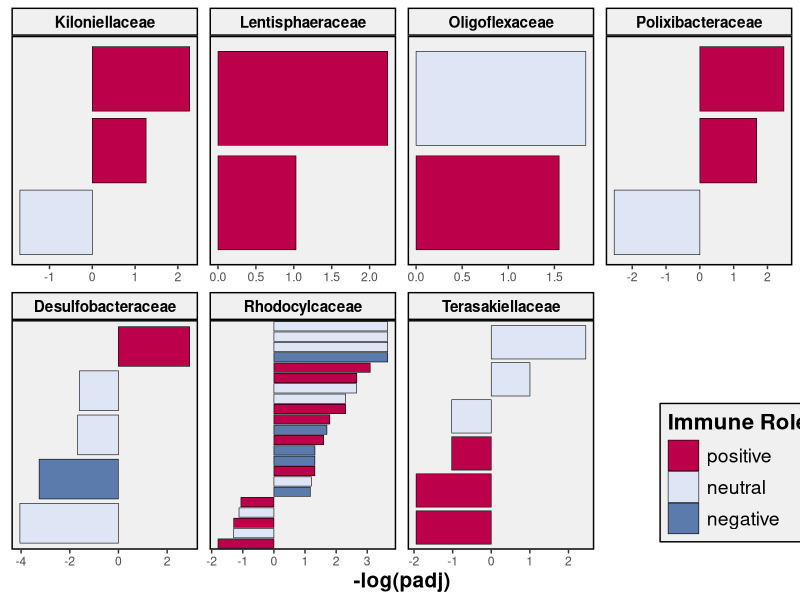

Write the R code that produced this figure.
##this code generates a plot of associations between microbial families of interest and immune GO terms
##last updated LEF 6/12/25

##load packages
library(gridExtra)
library(grid)
library(ggplot2)
##add data##
data<-read.csv("go_bar.csv")
##sort families and roles as desired##
data$family = factor(data$family, levels=c( "Kiloniellaceae", "Lentisphaeraceae", "Oligoflexaceae", "Polixibacteraceae", 
                                            "Desulfobacteraceae","Rhodocylcaceae","Terasakiellaceae"))
data$role = factor(data$role, levels=c("positive", "neutral", "negative"))

##make the plot

ggplot(data, aes(x=reorder(name, pval),y=pval, fill=role)) + geom_bar(stat = "identity") +
  scale_fill_manual(values=c("#bd004a", "#dee6f6", "#5a7bac"), name = "Immune Role") +
  facet_wrap(~family, ncol=4, scales="free") +
  coord_flip() +
  geom_col(color = "black", size = .2) +
  ylab("-log(padj)")+xlab(NULL) + theme_bw() + 
  theme(axis.text.y = element_blank(), axis.ticks.y = element_blank(),
        axis.title.x = element_text(color="black", face="bold", size = 15),
        strip.text.x = element_text(size = 11, color = "black", face = "bold"),
        strip.background = element_rect(fill = "#F0F0F0", size=1, linetype="solid", 
                                        colour ="black"),
        panel.grid.major = element_blank(),panel.grid.minor = element_blank(),
        panel.border = element_rect(fill=NA, colour = "black", size=1),
        panel.background = element_rect(fill = "#F0F0F0"),
        legend.position = c(.93, .15),
        legend.background = element_rect(fill="#F0F0F0",
                                         size=0.5, linetype="solid", 
                                         colour ="black"),
        legend.key = element_rect(fill="#F0F0F0"),
        legend.title = element_text(colour="black", size=16, 
                                    face="bold"),
        legend.text=element_text(size=14),
        legend.key.size = unit(.8,"cm"))
